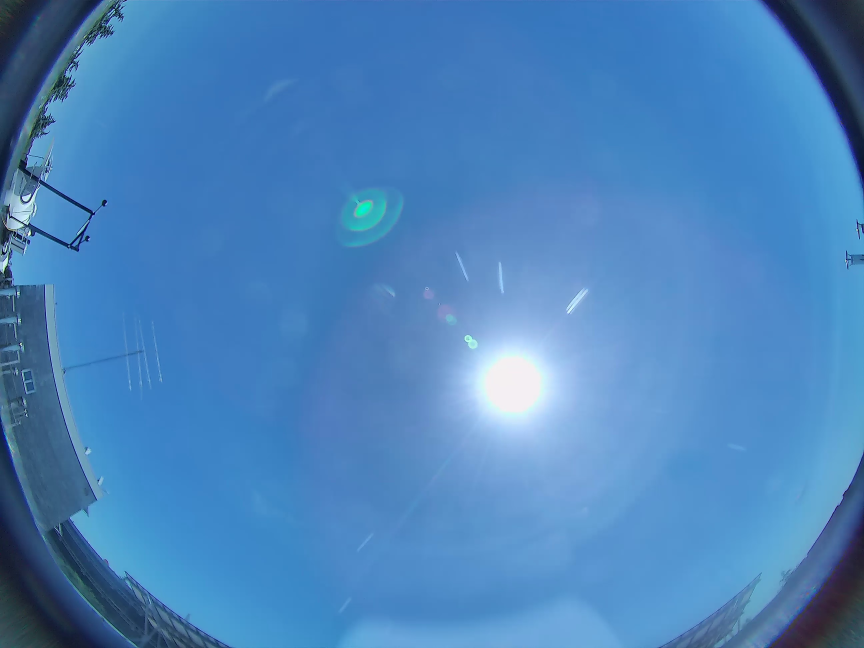
#> input picture Fotos Cielo/imagen_original_2020-05-20-14h49min.jpg, 2592 x 1944 px (shown at 1/3 size)
$ jupyter execute --allow-errors informe_7-1.ipynb   (shell and % lines are left out)
#> lines starting #> are read from the running program, lines starting #| are printed output that depends on the picture
# Informe nº7.1
    Notas: breve actualización del TFG. Actualización/mejora del método propuesto en el infome 7.
    Fecha: 07/08/2020 - 12/08/2020

   ### Modificación del método propuesto en el informe anterior

   ### Comparacion del método actualizado con el anterior

[cell 1]

import cv2
import numpy as np
import pandas as pd
import datetime as dt
import seaborn as sn
import math
from matplotlib import pyplot as plt
import matplotlib.image as mpimg
import pvlib as pv
from datetime import datetime as dt
from datetime import timedelta
from glob import glob

from sklearn.preprocessing import PolynomialFeatures
from sklearn.linear_model import LinearRegression
from sklearn.pipeline import Pipeline
from sklearn.metrics import mean_squared_error
from sklearn.metrics import explained_variance_score
from sklearn.model_selection import train_test_split
from sklearn.model_selection import cross_val_score

from mascaras import *
#> (the rest of this cell did not finish here and is left out)

### Modificación del método propuesto en el informe anterior
    En el informe 7 se ha propuesto un método para estimar la radiación difusa de un sector basado en el cálculo del número de píxeles de cielo/nubes que se encuentran en un determinado ángulo sólido. Este método supone que la radiación difusa percibida es uniforme en todo el cielo, una suposición que es correcta en cielos despejados, pero no en cielos nublados. En este tipos de cielos, las nubes pueden presentar distinta intensidad en función del tipo al que correspondan.
    Por estos motivos, se cree que puede ser una mejor aproximación calcular la intensidad de los píxeles que se encuentran en el sector especificado y obtener la fracción a la que corresponde de la intensidad total de la imágen.

### Cielos despejados

[cell 2]
# Pre-procesado de la imágen
path_img_despejado = 'Fotos Cielo/imagen_original_2020-05-20-14h49min.jpg'
img_despejado = cv2.imread(path_img_despejado, cv2.IMREAD_COLOR)
#> img_despejado is the input picture: shape (1944, 2592, 3); mean B, G, R 188.4, 132.3, 75.4
#> (the rest of this cell did not finish here and is left out)

[cell 3]
# Método antiguo
N = 4
# N = rand(0:5)

azimuts = [360/N*i for i in range(N+1)]

#> (the rest of this cell did not finish here and is left out)

[cell 4]
# Método actualizado
N = 4

azimuts = [360/N*i for i in range(N+1)]

#> (the rest of this cell did not finish here and is left out)

#### Resultados de los dos métodos:
   * Informe 7:
        + Sector 1: 25.34 %
        + Sector 2: 22.50 %
        + Sector 3: 25.64 %
        + Sector 4: 26.61 %
        + Total: 100.08 %

   * Actualizado:
        + Sector 1: 24.01 %
        + Sector 2: 22.13 %
        + Sector 3: 27.40 %
        + Sector 4: 26.28 %
        + Total: 99.83 %

[cell 5]
n=0;
#> (the rest of this cell did not finish here and is left out)

Observamos que el sector 4 es el que debería presentar una mayor fracción de radiación, seguido del tercero y el primero, y por último, en el que menor fracción debería haber es el segundo. Esto se cumple en el método del informe 7 y no en el actualizado, ya que el resultado queda ligeramente modificado por los píxeles saturados que se encuentran cerca del disco solar en el sector 3. En este tipo de cielos, despejados, el método actualizado puede presentar ligeros erores.

### Cielos nublados

[cell 6]
# Pre-procesado de la imágen
path_img_nublado = 'Fotos Cielo/imagen_original_2020-05-10-15h56min.jpg'
img_nublado = cv2.imread(path_img_nublado, cv2.IMREAD_COLOR)
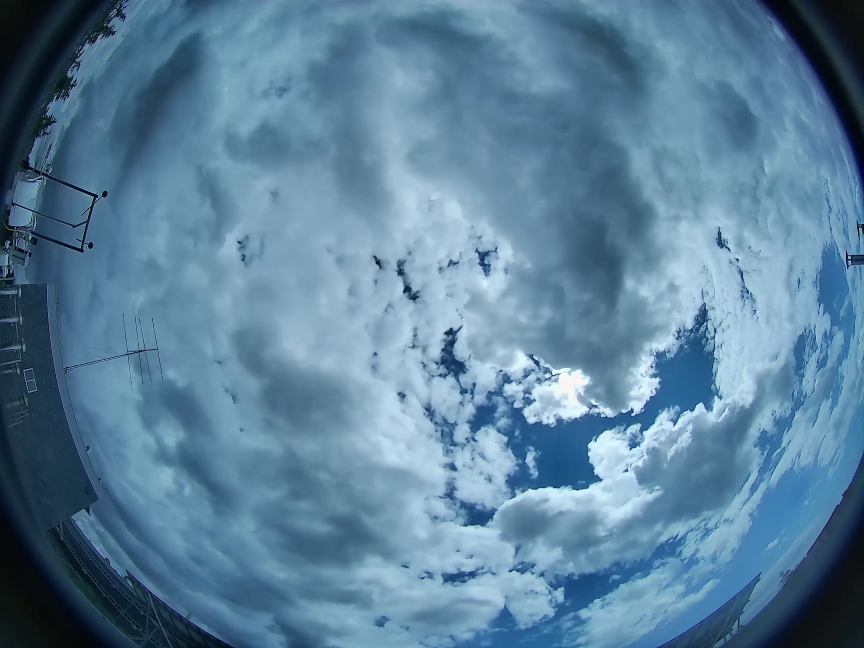
#> input picture Fotos Cielo/imagen_original_2020-05-10-15h56min.jpg, 2592 x 1944 px (shown at 1/3 size)
#> img_nublado is the input picture: shape (1944, 2592, 3); mean B, G, R 155, 129.1, 91.9
#> (the rest of this cell did not finish here and is left out)

[cell 7]
# División del cielo en N sectores definidos por los ángulos azimutales y cenitales
N = 4
# N = rand(0:5)

n=0; ratio_cielo_nublado_total=0
#> (the rest of this cell did not finish here and is left out)

[cell 8]
# Método actualizado
N = 4

#> (the rest of this cell did not finish here and is left out)

#### Resultados de los dos métodos:
   * Informe 7:
        + Sector 1: 29.25 %
        + Sector 2: 23.31 %
        + Sector 3: 17.21 %
        + Sector 4: 30.33 %
        + Total: 100.09 %

   * Actualizado:
        + Sector 1: 28.31 %
        + Sector 2: 23.10 %
        + Sector 3: 18.60 %
        + Sector 4: 29.82 %
        + Total: 99.83 %

[cell 9]
n=0;
#> (the rest of this cell did not finish here and is left out)

Podemos observar que en el método actualizado los sectores con nubes con unas tonalidades más claras, 3 y 4, presentan un mayor porcentaje que en el método del informe 7. Teóricamente, este tipo de sectores son lo que debería emitir una radiación difusa mayor, y que queda reflejado con este nuevo método.

[cell 10]
def comparacion(path_img_nublado):
    # Pre-procesado de la imágen
    img_nublado = cv2.imread(path_img_nublado, cv2.IMREAD_COLOR)
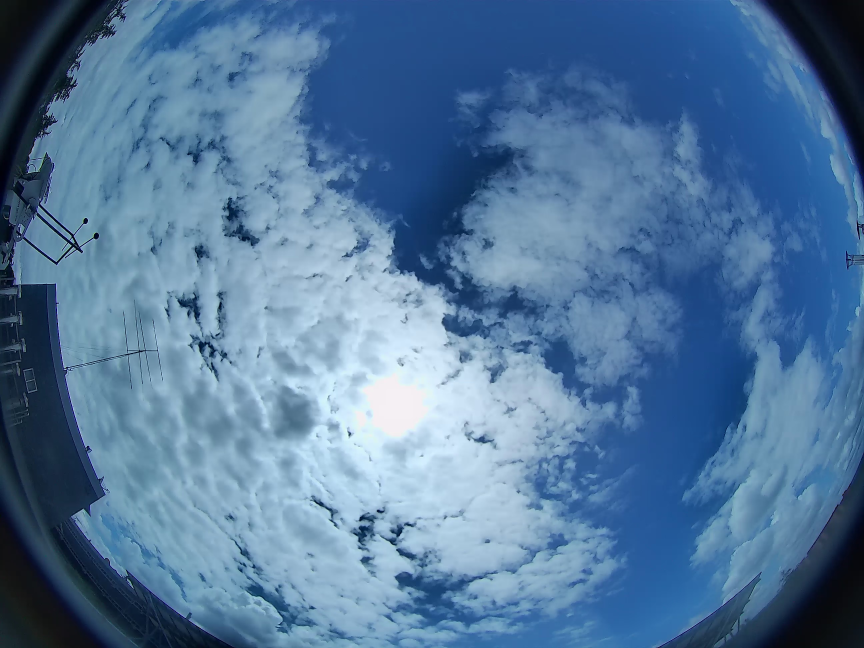
#> input picture Fotos Cielo/imagen_original_2020-05-13-13h11min.jpg, 2592 x 1944 px (shown at 1/3 size)
#> img_nublado is the input picture: shape (1944, 2592, 3); mean B, G, R 155.4, 119.2, 83.1
    img_nublado = pre_procesado(img_nublado)
    muestra_imagen(img_nublado)

    # Se obtiene la hora de la imágen
    hora_img = hora_imagen(path_img_nublado)
    res_sol = sol_cubierto(img_nublado, hora_img)

    if res_sol != 0:
        factor_solar, centroide_img, area_solar, circularidad  = res_sol

    # Se obtiene las máscara de nubes y cielo de la imágen
    mask_nubes = mascara_nubes(img_nublado)
    mask_cielo = cv2.bitwise_not(mask_nubes, mask=cielo)

    # División del cielo en N sectores definidos por los ángulos azimutales y cenitales
    N = 4
    # N = rand(0:5)

    print('Resultados método Informe 7:')
    n=0; ratio_cielo_nublado_total=0
    for azimut in azimuts:
        max_azimut = azimut
        if max_azimut != 0:
            mask_A = cv2.inRange(pixels_azimuths, min_azimut, max_azimut)
            mask_A = cv2.bitwise_and(mask_A, cielo)

            # plt.figure(n)
            # muestra_imagen(cv2.bitwise_and(img_nublado, img_nublado, mask=mask_A))

            cielo_ang_sol = cv2.countNonZero(cv2.bitwise_and(mask_nubes, mask_A, mask=cielo))
            cielo_nublado_total = cv2.countNonZero(mask_nubes)
            ratio_cielo_nublado = cielo_ang_sol / cielo_nublado_total

            print('La radiación difusa percibida en el sector {:} del cielo es: {:.2f} % del total'.format(n, ratio_cielo_nublado*100))
            ratio_cielo_nublado_total += ratio_cielo_nublado
        n+=1
        min_azimut = azimut

    print('El ratio total de radiación cubierto por los sectores es {:.2f} %'.format(ratio_cielo_nublado_total*100), end='\n\n')


    print('Resultados método actualizado:')
    img_sector_cielo = gamma_corr(cv2.bitwise_and(img_nublado, img_nublado, mask=mask_nubes))
    cielo_nublado_total = np.sum(intensidad_ITUR(img_sector_cielo))

    n=0; ratio_cielo_nublado_total=0;
    for azimut in azimuts:
        max_azimut = azimut
        if max_azimut != 0:
            mask_A = cv2.inRange(pixels_azimuths, min_azimut, max_azimut)
            mask_A = cv2.bitwise_and(mask_A, cielo)

            # Se muestra el sector correspondiente
            img_sector = cv2.bitwise_and(img_nublado, img_nublado, mask=mask_A)
            # plt.figure(n)
            # muestra_imagen(img_sector)

            img_sector = np.array(gamma_corr(img_sector), np.uint8)

            mask_cielo_ang_sol = cv2.bitwise_and(mask_nubes, mask_A, mask=cielo)
            img_sector_nubes_ang_sol = cv2.bitwise_and(img_sector, img_sector, mask=mask_cielo_ang_sol)
            cielo_ang_sol = np.sum(intensidad_ITUR(img_sector_nubes_ang_sol))

            # Estimación de la radiación en este sector
            ratio_cielo_nublado = cielo_ang_sol / cielo_nublado_total
            print('La radiación difusa percibida en el sector {:} del cielo es: {:.2f} % de la total'.format(n, ratio_cielo_nublado*100))
            ratio_cielo_nublado_total += ratio_cielo_nublado
        n+=1
        min_azimut = azimut

    print('El ratio total de radiación cubierto por los sectores es {:.2f} %'.format(ratio_cielo_nublado_total*100))

### Recopilación de varias imágenes de cielos nublados

#> (a cell that did not finish here is left out)

Observamos que, en cielos en los que el tipo de nubes son similares, los resultados de ambos métodos son muy parecidos. También podemos comentar que los resultados obtenidos presentan cierta lógica, siendo el sector de mayor radiación el tercero, presentando la mayor cantidad de nubes, seguido del segundo y tercero, y por último, el sector cuatro, en el que se observa poca cantidad de nubes y a una distancia de la cámara elevada.

#> (a cell that did not finish here is left out)

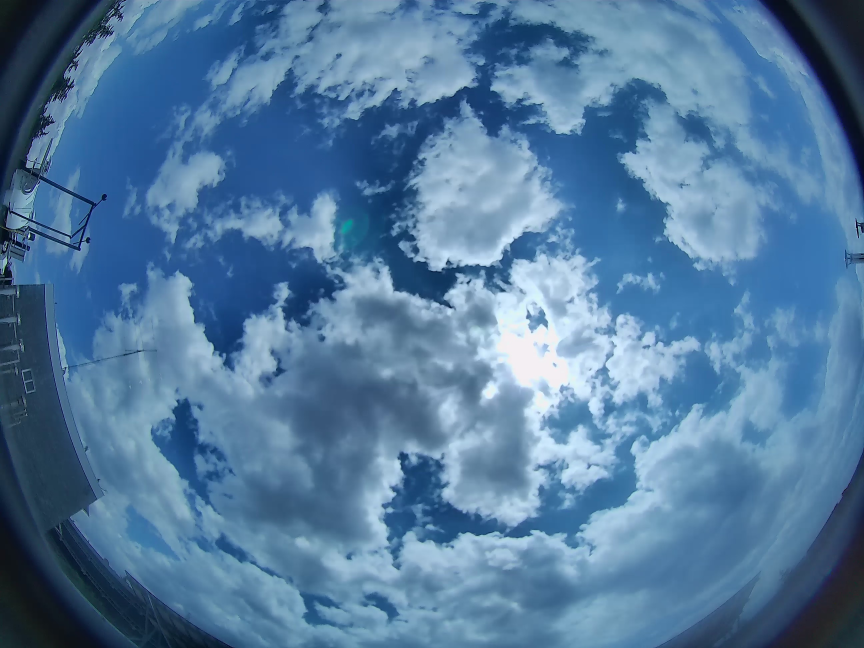
#> input picture Fotos Cielo/imagen_original_2020-06-04-15h07min.jpg, 2592 x 1944 px (shown at 1/3 size)
#> in comparacion, img_nublado is the input picture: shape (1944, 2592, 3); mean B, G, R 158.4, 122.4, 83.1

La mayor diferencia la encontramos en el sector 2 y 3, en el que el método actualizado debería obtener mejores resultados, ya que observamos que la luminancia de estos sectores es completamente diferente, en el sector 2 las nubes presentan una tonalidad mas oscuara, frente al sector 3 donde observamos nubes muy claras, sobretodo en las zonas cercanas al sol.

#> (a cell that did not finish here is left out)

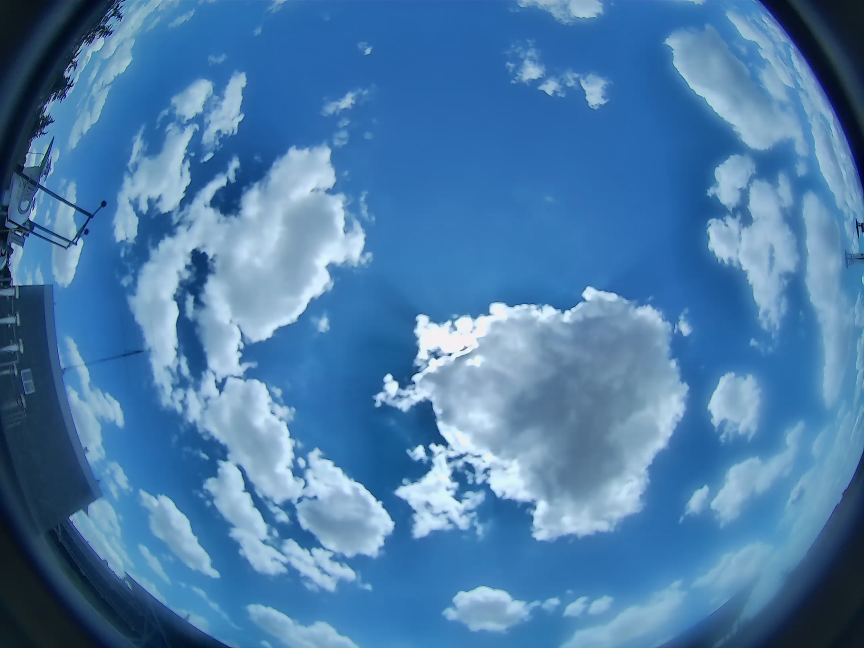
#> input picture Fotos Cielo/imagen_original_2020-06-17-14h34min.jpg, 2592 x 1944 px (shown at 1/3 size)
#> in comparacion, img_nublado is the input picture: shape (1944, 2592, 3); mean B, G, R 170, 124.2, 74.8

Obtenemos unos resultados similares en ambos casos, obteniedo un sector 4 con menor radiacion y un sector 3 con una cantidad de nubes elevada, aunque algunas con tonalidad oscura. Observamos que el porcentaje en el sector 3 se reduce debido a que las nubes en este sector no presentan tanta luminancia que los sectores 1 y 2.

#> (a cell that did not finish here is left out)

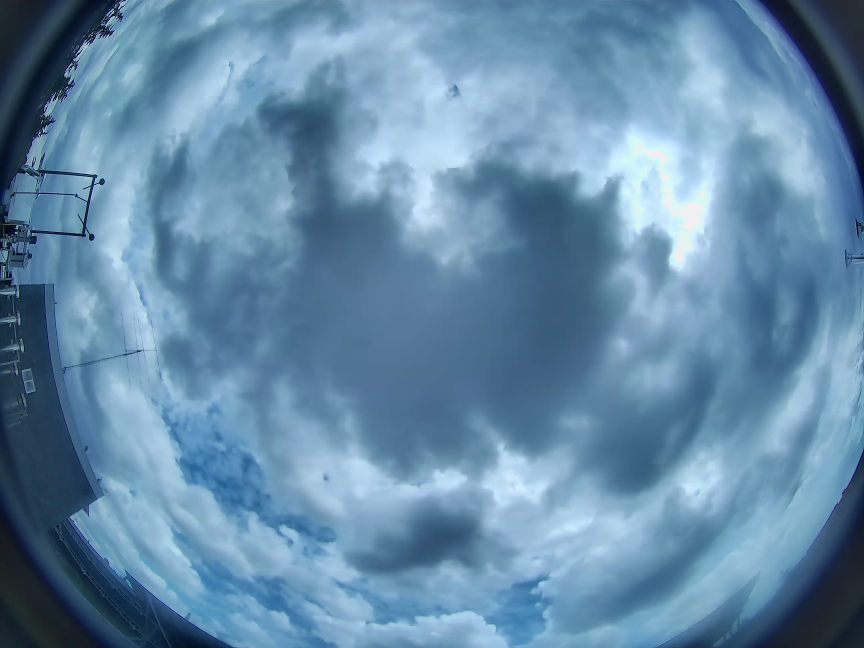
#> input picture Fotos Cielo/imagen_original_2020-06-11-16h49min.jpg, 2592 x 1944 px (shown at 1/3 size)
#> in comparacion, img_nublado is the input picture: shape (1944, 2592, 3); mean B, G, R 168.2, 139, 101.4
